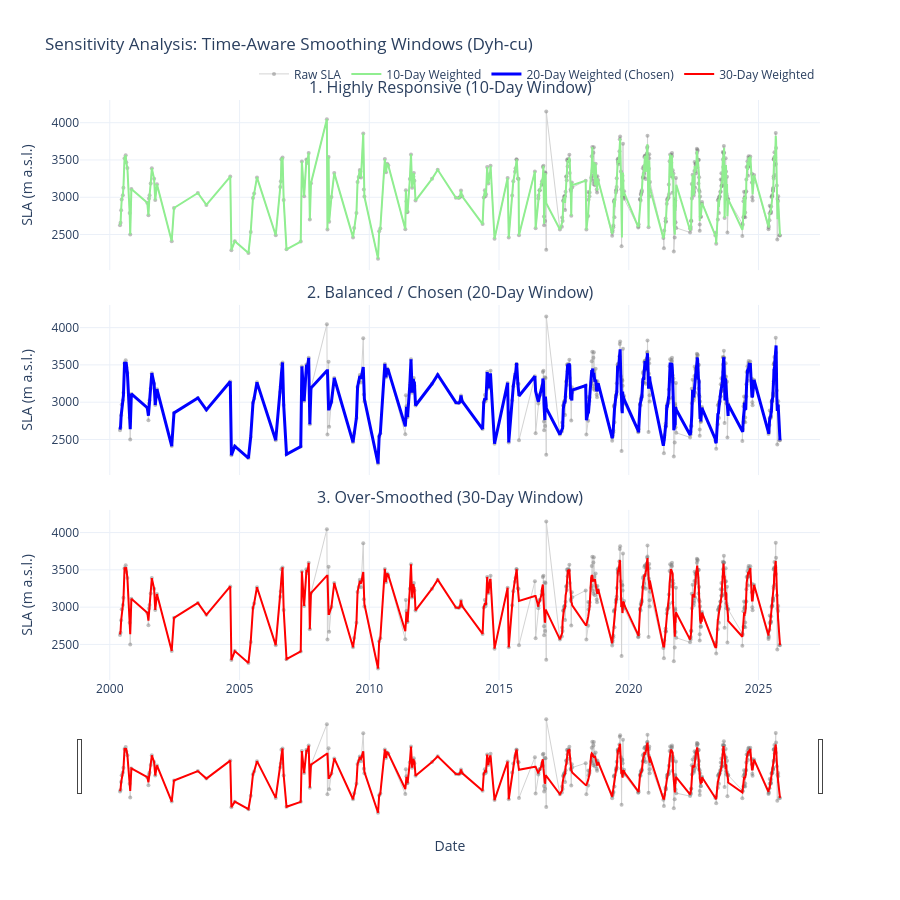

Notebook code for this chart:
### Markdown cell above
## 8. Visualization of the different time-aware smoothing windows
The smoothing with the three different window sizes are visualised here, to be able to compare the difference.

### Code cell
# Visualization: 10 vs. 20 vs. 30-day windows
GLACIER_TO_PLOT = 'Dyh-cu' 

if GLACIER_TO_PLOT in clean_glaciers:
    df_plot = clean_glaciers[GLACIER_TO_PLOT]

    # Create stacked subplot 
    fig_compare = make_subplots(
        rows=3, cols=1, 
        shared_xaxes=True,
        vertical_spacing=0.06,
        subplot_titles=(
            "1. Highly Responsive (10-Day Window)", 
            "2. Balanced / Chosen (20-Day Window)",
            "3. Over-Smoothed (30-Day Window)"
        )
    )

    # 10-day window
    # Raw Data
    fig_compare.add_trace(go.Scatter(
        x=df_plot['time_date-string'], y=df_plot['SLA_MP-median'],
        mode='lines+markers', name='Raw SLA', 
        marker=dict(color='gray', opacity=0.5, size=4),
        line=dict(color='lightgray', width=1)
    ), row=1, col=1)

    # 10-Day Smoothed
    fig_compare.add_trace(go.Scatter(
        x=df_plot['time_date-string'], y=df_plot['SLA_weighted_10day'],
        mode='lines', name='10-Day Weighted', 
        line=dict(color='lightgreen', width=2)
    ), row=1, col=1)

    # 20-day window
    # Raw Data 
    fig_compare.add_trace(go.Scatter(
        x=df_plot['time_date-string'], y=df_plot['SLA_MP-median'],
        mode='lines+markers', name='Raw SLA', showlegend=False,
        marker=dict(color='gray', opacity=0.5, size=4),
        line=dict(color='lightgray', width=1)
    ), row=2, col=1)

    # 20-Day Smoothed
    fig_compare.add_trace(go.Scatter(
        x=df_plot['time_date-string'], y=df_plot['SLA_weighted_20day'],
        mode='lines', name='20-Day Weighted (Chosen)', 
        line=dict(color='blue', width=3)
    ), row=2, col=1)

    # 30-day window
    # Raw Data 
    fig_compare.add_trace(go.Scatter(
        x=df_plot['time_date-string'], y=df_plot['SLA_MP-median'],
        mode='lines+markers', name='Raw SLA', showlegend=False,
        marker=dict(color='gray', opacity=0.5, size=4),
        line=dict(color='lightgray', width=1)
    ), row=3, col=1)

    # 30-Day Smoothed
    fig_compare.add_trace(go.Scatter(
        x=df_plot['time_date-string'], y=df_plot['SLA_weighted_30day'],
        mode='lines', name='30-Day Weighted', 
        line=dict(color='red', width=2)
    ), row=3, col=1)

    
    # Layout and formatting
    fig_compare.update_layout(
        title=f"Sensitivity Analysis: Time-Aware Smoothing Windows ({GLACIER_TO_PLOT})",
        height=900, 
        template="plotly_white", 
        hovermode='x unified',
        legend=dict(orientation="h", yanchor="bottom", y=1.02, xanchor="right", x=1)
    )

    fig_compare.update_yaxes(title_text="SLA (m a.s.l.)", row=1, col=1)
    fig_compare.update_yaxes(title_text="SLA (m a.s.l.)", row=2, col=1)
    fig_compare.update_yaxes(title_text="SLA (m a.s.l.)", row=3, col=1)
    
    fig_compare.update_xaxes(title_text="Date", row=3, col=1)

    fig_compare.update_xaxes(rangeslider_visible=True, row=3, col=1)

    fig_compare.show()
else:
    print(f"Error: Could not find '{GLACIER_TO_PLOT}' in your data dictionary.")

### Figure 1 — Plotly figure (JSON) as saved in the notebook; plotly's stock layout.template omitted (floating-point values rounded to 4 significant figures; data arrays with more than 128 entries replaced by an {"elided": "..."} marker saying what was removed)
{"data": [{"line": {"color": "lightgray", "width": 1}, "marker": {"color": "gray", "opacity": 0.5, "size": 4}, "mode": "lines+markers", "name": "Raw SLA", "type": "scatter", "x": {"elided": "435 str values"}, "xaxis": "x", "y": {"elided": "435 float values"}, "yaxis": "y"}, {"line": {"color": "lightgreen", "width": 2}, "mode": "lines", "name": "10-Day Weighted", "type": "scatter", "x": {"elided": "435 str values"}, "xaxis": "x", "y": {"elided": "435 float values"}, "yaxis": "y"}, {"line": {"color": "lightgray", "width": 1}, "marker": {"color": "gray", "opacity": 0.5, "size": 4}, "mode": "lines+markers", "name": "Raw SLA", "showlegend": false, "type": "scatter", "x": {"elided": "435 str values"}, "xaxis": "x2", "y": {"elided": "435 float values"}, "yaxis": "y2"}, {"line": {"color": "blue", "width": 3}, "mode": "lines", "name": "20-Day Weighted (Chosen)", "type": "scatter", "x": {"elided": "435 str values"}, "xaxis": "x2", "y": {"elided": "435 float values"}, "yaxis": "y2"}, {"line": {"color": "lightgray", "width": 1}, "marker": {"color": "gray", "opacity": 0.5, "size": 4}, "mode": "lines+markers", "name": "Raw SLA", "showlegend": false, "type": "scatter", "x": {"elided": "435 str values"}, "xaxis": "x3", "y": {"elided": "435 float values"}, "yaxis": "y3"}, {"line": {"color": "red", "width": 2}, "mode": "lines", "name": "30-Day Weighted", "type": "scatter", "x": {"elided": "435 str values"}, "xaxis": "x3", "y": {"elided": "435 float values"}, "yaxis": "y3"}], "layout": {"annotations": [{"font": {"size": 16}, "showarrow": false, "text": "1. Highly Responsive (10-Day Window)", "x": 0.5, "xanchor": "center", "xref": "paper", "y": 1, "yanchor": "bottom", "yref": "paper"}, {"font": {"size": 16}, "showarrow": false, "text": "2. Balanced / Chosen (20-Day Window)", "x": 0.5, "xanchor": "center", "xref": "paper", "y": 0.6467, "yanchor": "bottom", "yref": "paper"}, {"font": {"size": 16}, "showarrow": false, "text": "3. Over-Smoothed (30-Day Window)", "x": 0.5, "xanchor": "center", "xref": "paper", "y": 0.2933, "yanchor": "bottom", "yref": "paper"}], "height": 900, "hovermode": "x unified", "legend": {"orientation": "h", "x": 1, "xanchor": "right", "y": 1.02, "yanchor": "bottom"}, "title": {"text": "Sensitivity Analysis: Time-Aware Smoothing Windows (Dyh-cu)"}, "xaxis": {"anchor": "y", "domain": [0, 1], "matches": "x3", "showticklabels": false}, "xaxis2": {"anchor": "y2", "domain": [0, 1], "matches": "x3", "showticklabels": false}, "xaxis3": {"anchor": "y3", "domain": [0, 1], "rangeslider": {"visible": true}, "title": {"text": "Date"}}, "yaxis": {"anchor": "x", "domain": [0.7067, 1], "title": {"text": "SLA (m a.s.l.)"}}, "yaxis2": {"anchor": "x2", "domain": [0.3533, 0.6467], "title": {"text": "SLA (m a.s.l.)"}}, "yaxis3": {"anchor": "x3", "domain": [0, 0.2933], "title": {"text": "SLA (m a.s.l.)"}}}}
